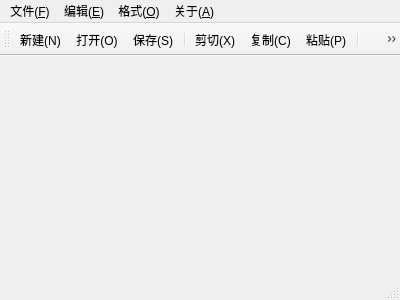
<?xml version="1.0" encoding="UTF-8"?>
<ui version="4.0">
 <class>MainWindow</class>
 <widget class="QMainWindow" name="MainWindow">
  <property name="geometry">
   <rect>
    <x>0</x>
    <y>0</y>
    <width>400</width>
    <height>300</height>
   </rect>
  </property>
  <property name="windowTitle">
   <string>MainWindow</string>
  </property>
  <widget class="QWidget" name="centralWidget"/>
  <widget class="QMenuBar" name="menuBar">
   <property name="geometry">
    <rect>
     <x>0</x>
     <y>0</y>
     <width>400</width>
     <height>23</height>
    </rect>
   </property>
   <widget class="QMenu" name="menu">
    <property name="title">
     <string>文件(&amp;F)</string>
    </property>
    <addaction name="action_NewFile"/>
    <addaction name="action_OpenFile"/>
    <addaction name="action_Save"/>
    <addaction name="action_SaveAs"/>
    <addaction name="separator"/>
    <addaction name="action_Exit"/>
   </widget>
   <widget class="QMenu" name="menu_E">
    <property name="title">
     <string>编辑(&amp;E)</string>
    </property>
    <addaction name="action_UnDo"/>
    <addaction name="separator"/>
    <addaction name="action_Cut"/>
    <addaction name="action_Copy"/>
    <addaction name="action_Paste"/>
    <addaction name="separator"/>
    <addaction name="action_SelectAll"/>
    <addaction name="action_Date"/>
   </widget>
   <widget class="QMenu" name="menu_O">
    <property name="title">
     <string>格式(&amp;O)</string>
    </property>
    <addaction name="action_Font"/>
    <addaction name="action_Color"/>
   </widget>
   <widget class="QMenu" name="menu_A">
    <property name="title">
     <string>关于(&amp;A)</string>
    </property>
    <addaction name="action_AboutMyNotePad"/>
    <addaction name="action_AboutQt"/>
   </widget>
   <addaction name="menu"/>
   <addaction name="menu_E"/>
   <addaction name="menu_O"/>
   <addaction name="menu_A"/>
  </widget>
  <widget class="QToolBar" name="mainToolBar">
   <attribute name="toolBarArea">
    <enum>TopToolBarArea</enum>
   </attribute>
   <attribute name="toolBarBreak">
    <bool>false</bool>
   </attribute>
   <addaction name="action_NewFile"/>
   <addaction name="action_OpenFile"/>
   <addaction name="action_Save"/>
   <addaction name="separator"/>
   <addaction name="action_Cut"/>
   <addaction name="action_Copy"/>
   <addaction name="action_Paste"/>
   <addaction name="separator"/>
   <addaction name="action_Font"/>
   <addaction name="action_Color"/>
   <addaction name="separator"/>
   <addaction name="action_AboutMyNotePad"/>
   <addaction name="separator"/>
  </widget>
  <widget class="QStatusBar" name="statusBar"/>
  <action name="action_NewFile">
   <property name="icon">
    <iconset resource="rec.qrc">
     <normaloff>:/new/prefix1/images/new.png</normaloff>:/new/prefix1/images/new.png</iconset>
   </property>
   <property name="text">
    <string>新建(&amp;N)</string>
   </property>
   <property name="toolTip">
    <string>新建</string>
   </property>
   <property name="shortcut">
    <string>Ctrl+N</string>
   </property>
  </action>
  <action name="action_OpenFile">
   <property name="icon">
    <iconset resource="rec.qrc">
     <normaloff>:/new/prefix1/images/open.png</normaloff>:/new/prefix1/images/open.png</iconset>
   </property>
   <property name="text">
    <string>打开(&amp;O)</string>
   </property>
   <property name="toolTip">
    <string>打开</string>
   </property>
   <property name="shortcut">
    <string>Ctrl+O</string>
   </property>
  </action>
  <action name="action_Save">
   <property name="icon">
    <iconset resource="rec.qrc">
     <normaloff>:/new/prefix1/images/save.png</normaloff>:/new/prefix1/images/save.png</iconset>
   </property>
   <property name="text">
    <string>保存(&amp;S)</string>
   </property>
   <property name="toolTip">
    <string>保存</string>
   </property>
   <property name="shortcut">
    <string>Ctrl+S</string>
   </property>
  </action>
  <action name="action_SaveAs">
   <property name="text">
    <string>另存为(&amp;A)</string>
   </property>
   <property name="toolTip">
    <string>另存为</string>
   </property>
  </action>
  <action name="action_Exit">
   <property name="text">
    <string>退出(&amp;X)</string>
   </property>
   <property name="toolTip">
    <string>退出</string>
   </property>
  </action>
  <action name="action_UnDo">
   <property name="text">
    <string>撤销(&amp;U)</string>
   </property>
   <property name="toolTip">
    <string>撤销</string>
   </property>
   <property name="shortcut">
    <string>Ctrl+Z</string>
   </property>
  </action>
  <action name="action_Cut">
   <property name="icon">
    <iconset resource="rec.qrc">
     <normaloff>:/new/prefix1/images/cut.png</normaloff>:/new/prefix1/images/cut.png</iconset>
   </property>
   <property name="text">
    <string>剪切(&amp;X)</string>
   </property>
   <property name="toolTip">
    <string>剪切</string>
   </property>
   <property name="shortcut">
    <string>Ctrl+X</string>
   </property>
  </action>
  <action name="action_Copy">
   <property name="icon">
    <iconset resource="rec.qrc">
     <normaloff>:/new/prefix1/images/copy.png</normaloff>:/new/prefix1/images/copy.png</iconset>
   </property>
   <property name="text">
    <string>复制(&amp;C)</string>
   </property>
   <property name="toolTip">
    <string>复制</string>
   </property>
   <property name="shortcut">
    <string>Ctrl+C</string>
   </property>
  </action>
  <action name="action_Paste">
   <property name="icon">
    <iconset resource="rec.qrc">
     <normaloff>:/new/prefix1/images/paste.png</normaloff>:/new/prefix1/images/paste.png</iconset>
   </property>
   <property name="text">
    <string>粘贴(&amp;P)</string>
   </property>
   <property name="toolTip">
    <string>粘贴</string>
   </property>
   <property name="shortcut">
    <string>Ctrl+V</string>
   </property>
  </action>
  <action name="action_SelectAll">
   <property name="text">
    <string>全选(&amp;A)</string>
   </property>
   <property name="toolTip">
    <string>全选</string>
   </property>
   <property name="shortcut">
    <string>Ctrl+A</string>
   </property>
  </action>
  <action name="action_Date">
   <property name="text">
    <string>日期(&amp;D)</string>
   </property>
   <property name="toolTip">
    <string>日期</string>
   </property>
   <property name="shortcut">
    <string>F5</string>
   </property>
  </action>
  <action name="action_Font">
   <property name="icon">
    <iconset resource="rec.qrc">
     <normaloff>:/new/prefix1/images/font.png</normaloff>:/new/prefix1/images/font.png</iconset>
   </property>
   <property name="text">
    <string>字体(&amp;F)...</string>
   </property>
   <property name="toolTip">
    <string>字体</string>
   </property>
  </action>
  <action name="action_Color">
   <property name="icon">
    <iconset resource="rec.qrc">
     <normaloff>:/new/prefix1/images/Color.png</normaloff>:/new/prefix1/images/Color.png</iconset>
   </property>
   <property name="text">
    <string>颜色(&amp;C)</string>
   </property>
   <property name="toolTip">
    <string>颜色</string>
   </property>
  </action>
  <action name="action_AboutMyNotePad">
   <property name="icon">
    <iconset resource="rec.qrc">
     <normaloff>:/new/prefix1/images/about.png</normaloff>:/new/prefix1/images/about.png</iconset>
   </property>
   <property name="text">
    <string>关于MyNotePad</string>
   </property>
   <property name="toolTip">
    <string>关于MyNotePad</string>
   </property>
  </action>
  <action name="action_AboutQt">
   <property name="text">
    <string>关于Qt</string>
   </property>
   <property name="toolTip">
    <string>关于Qt</string>
   </property>
  </action>
 </widget>
 <layoutdefault spacing="6" margin="11"/>
 <resources>
  <include location="rec.qrc"/>
 </resources>
 <connections/>
</ui>
